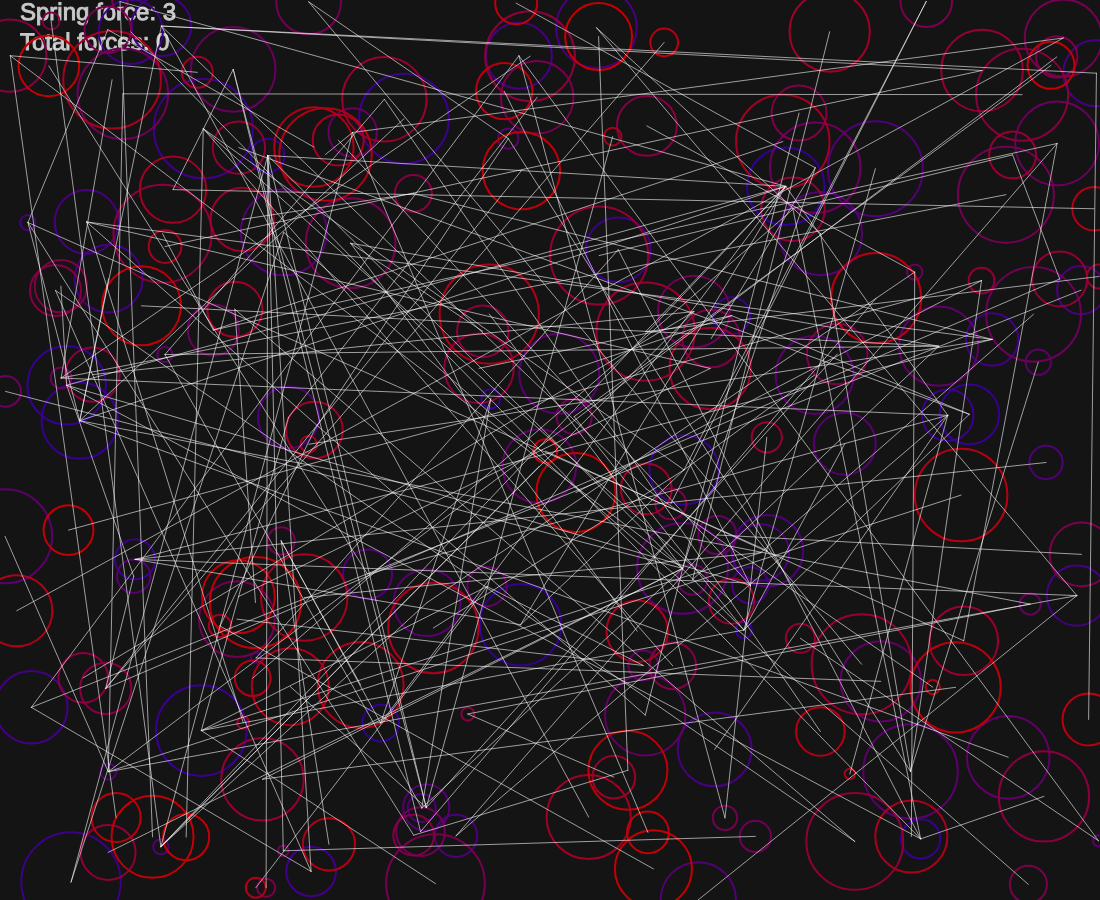
Frame 1 (no input)
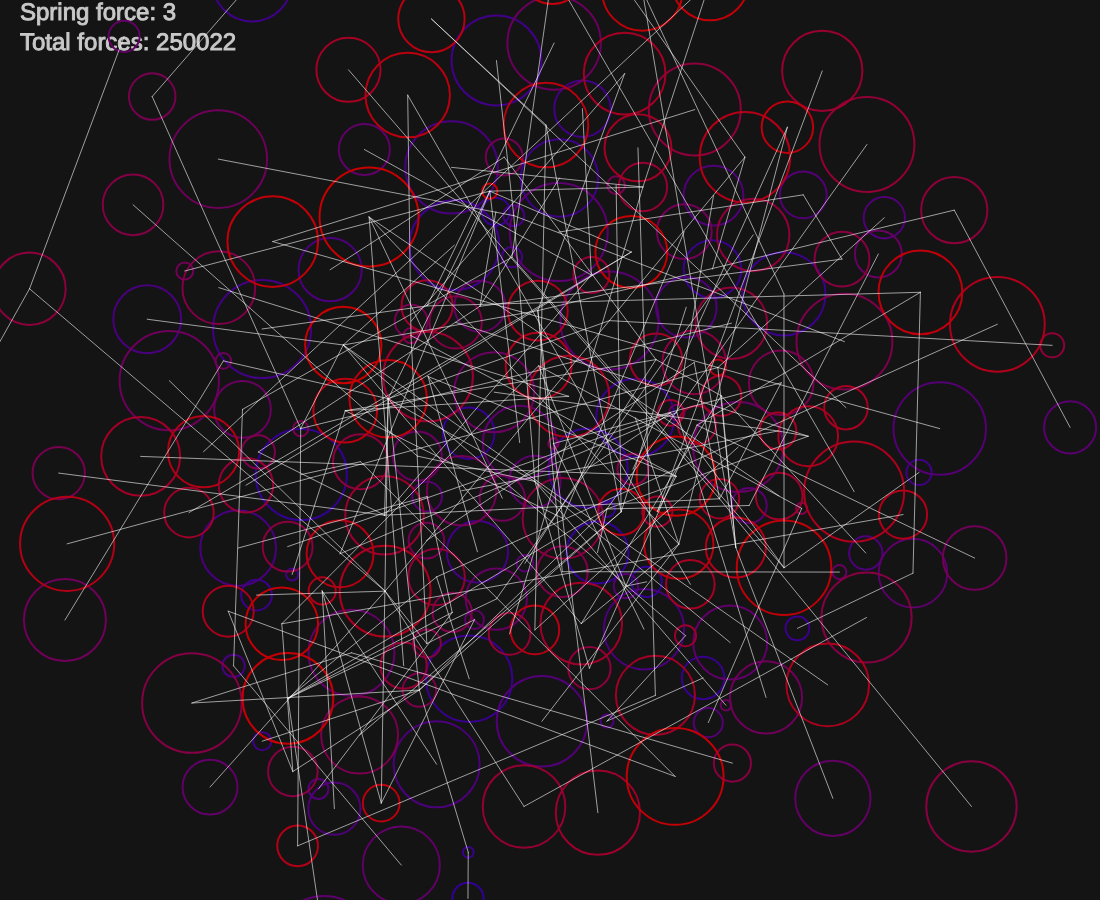
Frame 60 (no input)
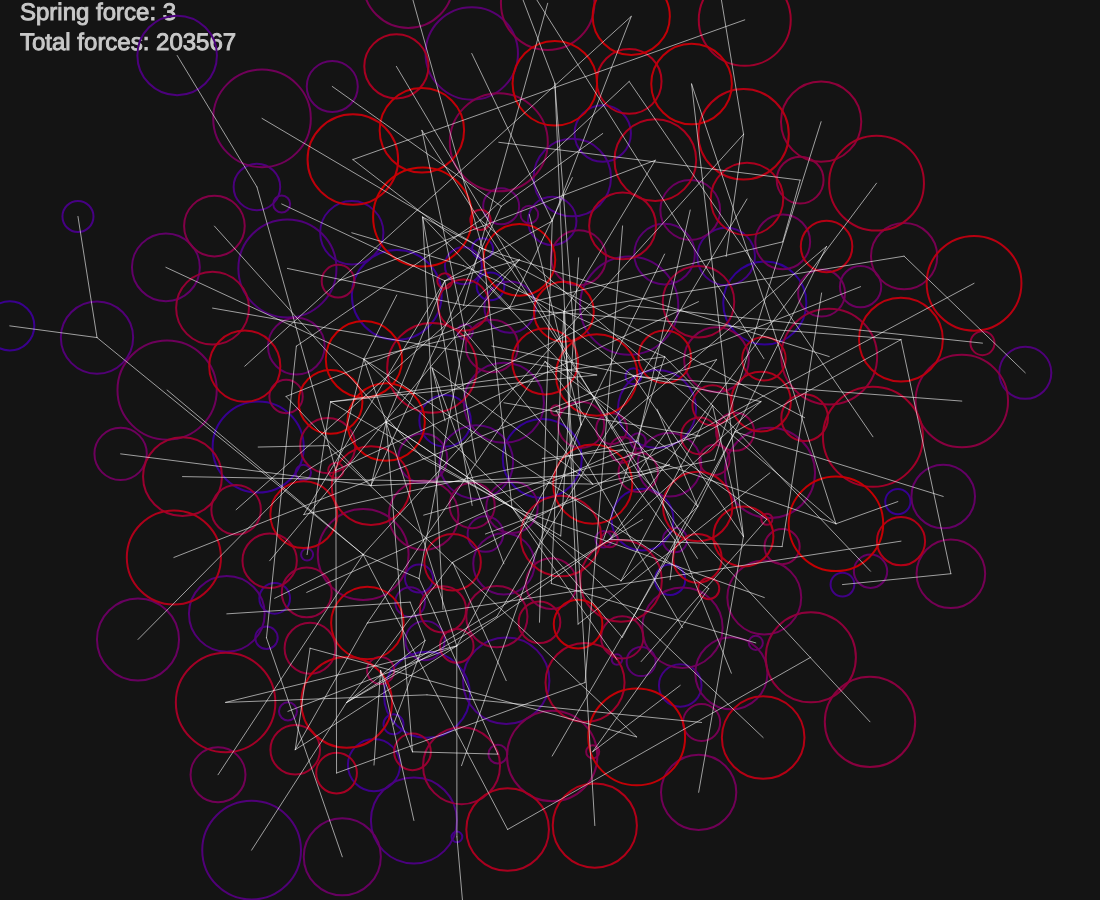
Frame 120 (the mouse pressed at the canvas centre since frame 60)

The p5.js sketch that drew these frames (run headless with seeded random() and noise() and a simulated clock; from frame 60 on, the mouse is pressed at the canvas centre):

// p5.js sketch
// ── sketch.js
let circles = [];
let springs = [];

const NUM_CIRCLES = 200;

let width = null;
let height = null;

function checkCollisions(c, i) {
  circles.forEach((c2, j) => {
    if (i == j) return;

    const direction = createVector(c2.x - c.x, c2.y - c.y);
    const dist = direction.mag();
    const minRadius = (c.diameter + c2.diameter) / 2;
    const delta = minRadius - dist;

    if (delta > 0) {
      // Shove circles apart by half of the required distance
      direction.normalize();
      direction.mult(delta * Math.abs(slider.value()));
      let velChange = createVector(direction.x, direction.y);
      velChange.mult(1);
      direction.mult(10000 / delta ** 2);
      clampVector(direction, 10);

      c2.vel.add(velChange);
      c2.force.add(direction);
      direction.mult(-1);
      velChange.mult(-1);
      c.vel.add(velChange);
      c.force.add(direction);
    }
  });
}

let grabbed = null;
function mousePressed() {
  let found = null;

  circles.forEach((c) => {
    if (
      createVector(mouseX, mouseY).dist(createVector(c.x, c.y)) <
      c.diameter / 2
    ) {
      found = c;
      return;
    }
  });

  grabbed = found;
}
function mouseReleased() {
  grabbed = null;
}

let slider;

function setup() {
  frameRate(60);
  width = windowWidth - 100;
  height = windowHeight - 100;
  slider = createSlider(-1, 30, 3, 0.1);
  createCanvas(width, height);

  for (let i = 0; i < NUM_CIRCLES; i++) {
    const x = random(0, width);
    const y = random(0, height);
    const diameter = random(10, 100);
    circles.push({
      x,
      y,
      diameter,
      force: createVector(0, 0),
      vel: createVector(0, 0),
    });
  }

  circles.forEach((c, start) => {
    if (start === 0) return;
    const end = Math.floor(random(0, start - 1));
    springs.push({ start, end });
  });

  // while (connected.length < circles.length) {
  //   const start = Math.floor(random(0, circles.length));
  //   const end = Math.floor(random(0, circles.length));
  //   if (connected.includes(start) && connected.includes(end)) continue;
  //   const alreadyExists = springs.some((s) => s.start == start && s.end == end);
  //   if (start == end || alreadyExists) continue;
  //   springs.push({ start, end });
  //   const connects = connected.includes(start) || connected.includes(end);
  //   if (connects && !connected.includes(start)) connected.push(start);
  //   if (connects && !connected.includes(end)) connected.push(end);
  // }
}

function clampVector(v, maxMag) {
  const m = v.mag();
  const newMag = Math.min(m, maxMag);
  v.normalize();
  v.mult(newMag);
  return v;
}

function draw() {
  textSize(24);
  background(20, 20, 20);
  stroke(200, 200, 200);
  fill(200, 200, 200);
  const forceTotal = circles.reduce((s, c) => {
    return s + c.force.mag();
  }, 0);
  text(`Total forces: ${Math.round(forceTotal)}`, 20, 50);
  text(`Spring force: ${slider.value()}`, 20, 20);
  noFill();

  if (grabbed) {
    const gpos = createVector(grabbed.x, grabbed.y);
    const mpos = createVector(mouseX, mouseY);
    gpos.mult(-1);
    gpos.add(mpos);
    gpos.mult(slider.value());
    grabbed.vel.mult(0.9);
    grabbed.vel.add(gpos);
    grabbed.force = gpos;
  }

  let sorted = [...circles];
  sorted.sort((a, b) => a.force.magSq() - b.force.magSq());
  strokeWeight(2);
  sorted.forEach((c, i) => {
    const rgb = lerp(50, 200, i / NUM_CIRCLES);
    stroke(rgb, 0, 200 - rgb);
    circle(c.x, c.y, c.diameter);
  });
  strokeWeight(1);

  stroke(255, 255, 255, 150);
  springs.forEach((s) => {
    const startCircle = circles[s.start];
    const endCircle = circles[s.end];
    line(startCircle.x, startCircle.y, endCircle.x, endCircle.y);
  });

  // Update positions and reset forces
  circles.forEach((c, i) => {
    checkCollisions(c, i);
    // c.force = clampVector(c.force, 1000);
    // c.vel = clampVector(c.vel, 1000);
    c.x += c.vel.x / 60;
    c.y += c.vel.y / 60;

    c.force.mult(1 / 60);
    c.vel.add(c.force);
    c.vel.mult(0.95);
  });

  // Update forces
  springs.forEach((s) => {
    const startCircle = circles[s.start];
    const endCircle = circles[s.end];
    const direction = createVector(
      endCircle.x - startCircle.x,
      endCircle.y - startCircle.y
    );
    direction.mult(slider.value());

    startCircle.force.add(direction);
    direction.mult(-1);
    endCircle.force.add(direction);
  });
}
